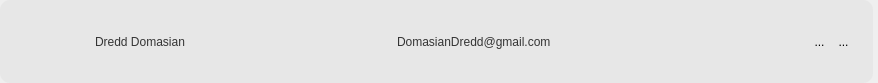
<?xml version="1.0" encoding="UTF-8"?>
<ui version="4.0">
 <class>Form</class>
 <widget class="QWidget" name="Form">
  <property name="geometry">
   <rect>
    <x>0</x>
    <y>0</y>
    <width>878</width>
    <height>83</height>
   </rect>
  </property>
  <property name="windowTitle">
   <string>Form</string>
  </property>
  <layout class="QHBoxLayout" name="horizontalLayout" stretch="0">
   <property name="spacing">
    <number>0</number>
   </property>
   <property name="leftMargin">
    <number>0</number>
   </property>
   <property name="topMargin">
    <number>0</number>
   </property>
   <property name="rightMargin">
    <number>5</number>
   </property>
   <property name="bottomMargin">
    <number>0</number>
   </property>
   <item>
    <widget class="QFrame" name="RecordList">
     <property name="cursor">
      <cursorShape>PointingHandCursor</cursorShape>
     </property>
     <property name="styleSheet">
      <string notr="true">#RecordList{
	border-radius:10px;
	background-color:rgb(231, 231, 231);
}
#RecordList:hover{
	background-color:#FBD496;
}</string>
     </property>
     <property name="frameShape">
      <enum>QFrame::StyledPanel</enum>
     </property>
     <property name="frameShadow">
      <enum>QFrame::Raised</enum>
     </property>
     <layout class="QHBoxLayout" name="horizontalLayout_8">
      <property name="spacing">
       <number>25</number>
      </property>
      <property name="sizeConstraint">
       <enum>QLayout::SetDefaultConstraint</enum>
      </property>
      <property name="leftMargin">
       <number>20</number>
      </property>
      <property name="topMargin">
       <number>10</number>
      </property>
      <property name="rightMargin">
       <number>20</number>
      </property>
      <property name="bottomMargin">
       <number>10</number>
      </property>
      <item>
       <widget class="QLabel" name="profileIcon">
        <property name="sizePolicy">
         <sizepolicy hsizetype="Expanding" vsizetype="Expanding">
          <horstretch>0</horstretch>
          <verstretch>0</verstretch>
         </sizepolicy>
        </property>
        <property name="maximumSize">
         <size>
          <width>50</width>
          <height>50</height>
         </size>
        </property>
        <property name="styleSheet">
         <string notr="true"/>
        </property>
        <property name="text">
         <string/>
        </property>
        <property name="pixmap">
         <pixmap resource="../resource.qrc">:/Icons/Icons/UserIcon.png</pixmap>
        </property>
        <property name="scaledContents">
         <bool>true</bool>
        </property>
       </widget>
      </item>
      <item>
       <widget class="QLabel" name="nameLabel">
        <property name="styleSheet">
         <string notr="true">font-family:&quot;Montserrat ExtraBold&quot;;
font-weight:81;
	color:rgb(52, 52, 52);</string>
        </property>
        <property name="text">
         <string>Dredd Domasian</string>
        </property>
       </widget>
      </item>
      <item alignment="Qt::AlignHCenter">
       <widget class="QLabel" name="emailLabel">
        <property name="styleSheet">
         <string notr="true">
font-family:&quot;Montserrat Medium&quot;;
font-weight:57;
	color:rgb(52, 52, 52);</string>
        </property>
        <property name="text">
         <string>DomasianDredd@gmail.com</string>
        </property>
       </widget>
      </item>
      <item alignment="Qt::AlignRight">
       <widget class="QFrame" name="actionBtn">
        <property name="sizePolicy">
         <sizepolicy hsizetype="Expanding" vsizetype="Expanding">
          <horstretch>0</horstretch>
          <verstretch>0</verstretch>
         </sizepolicy>
        </property>
        <property name="styleSheet">
         <string notr="true">border:none;
background:transparent;</string>
        </property>
        <property name="frameShape">
         <enum>QFrame::StyledPanel</enum>
        </property>
        <property name="frameShadow">
         <enum>QFrame::Raised</enum>
        </property>
        <layout class="QHBoxLayout">
         <property name="spacing">
          <number>5</number>
         </property>
         <property name="leftMargin">
          <number>0</number>
         </property>
         <property name="topMargin">
          <number>5</number>
         </property>
         <property name="rightMargin">
          <number>0</number>
         </property>
         <property name="bottomMargin">
          <number>5</number>
         </property>
         <item alignment="Qt::AlignRight">
          <widget class="QToolButton" name="editBtn">
           <property name="sizePolicy">
            <sizepolicy hsizetype="Expanding" vsizetype="Expanding">
             <horstretch>0</horstretch>
             <verstretch>0</verstretch>
            </sizepolicy>
           </property>
           <property name="styleSheet">
            <string notr="true">background:transparent;
</string>
           </property>
           <property name="text">
            <string>...</string>
           </property>
           <property name="icon">
            <iconset resource="../resource.qrc">
             <normaloff>:/Icons/Icons/EditProfile.png</normaloff>:/Icons/Icons/EditProfile.png</iconset>
           </property>
           <property name="iconSize">
            <size>
             <width>50</width>
             <height>50</height>
            </size>
           </property>
          </widget>
         </item>
         <item>
          <widget class="QToolButton" name="deleteButton">
           <property name="sizePolicy">
            <sizepolicy hsizetype="Expanding" vsizetype="Expanding">
             <horstretch>0</horstretch>
             <verstretch>0</verstretch>
            </sizepolicy>
           </property>
           <property name="styleSheet">
            <string notr="true">background:transparent;
</string>
           </property>
           <property name="text">
            <string>...</string>
           </property>
           <property name="icon">
            <iconset resource="../resource.qrc">
             <normaloff>:/Icons/Icons/delete.png</normaloff>:/Icons/Icons/delete.png</iconset>
           </property>
           <property name="iconSize">
            <size>
             <width>50</width>
             <height>50</height>
            </size>
           </property>
          </widget>
         </item>
        </layout>
       </widget>
      </item>
     </layout>
    </widget>
   </item>
  </layout>
 </widget>
 <resources>
  <include location="../resource.qrc"/>
  <include location="../resource.qrc"/>
 </resources>
 <connections/>
</ui>
